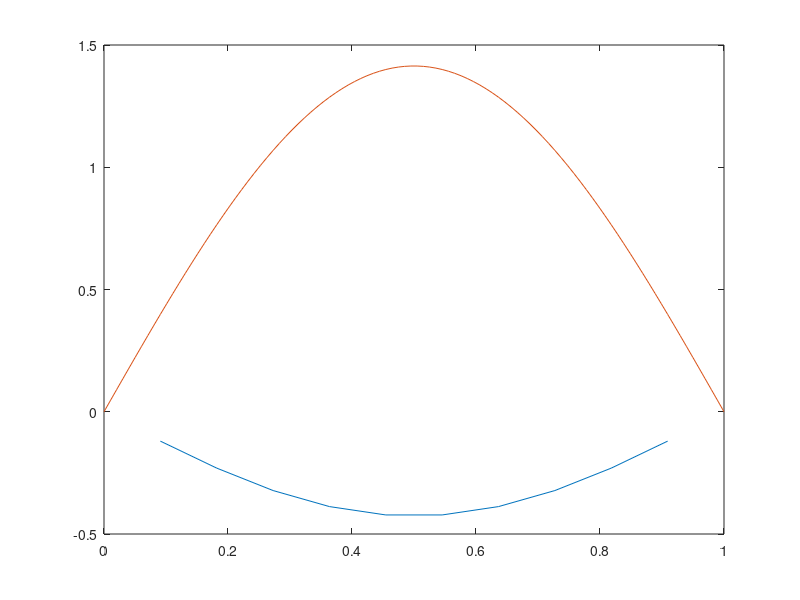

This chart was generated by the following MATLAB code:
npoints = 10 
twos = 2*ones(npoints,1)
diagonal_twos = diag(twos)
negative_ones = -1*ones(npoints - 1,1)
upper_diag_ones = diag(negative_ones,1)
lower_diag_ones = diag(negative_ones,-1)
prefactor = 1/(2*(1/(npoints+1))^2)
H = prefactor*(diagonal_twos+upper_diag_ones+lower_diag_ones)

[eigen_vectors, eigen_values] = eig(H)
xvalues = linspace(1/(npoints+1), npoints/(npoints+1), npoints);
yvalues = eigen_vectors(:,1)
xvalues2 = linspace(0,1)
yvalues2 = sqrt(2)*sin(pi*xvalues2)
plot(xvalues,yvalues,xvalues2,yvalues2)